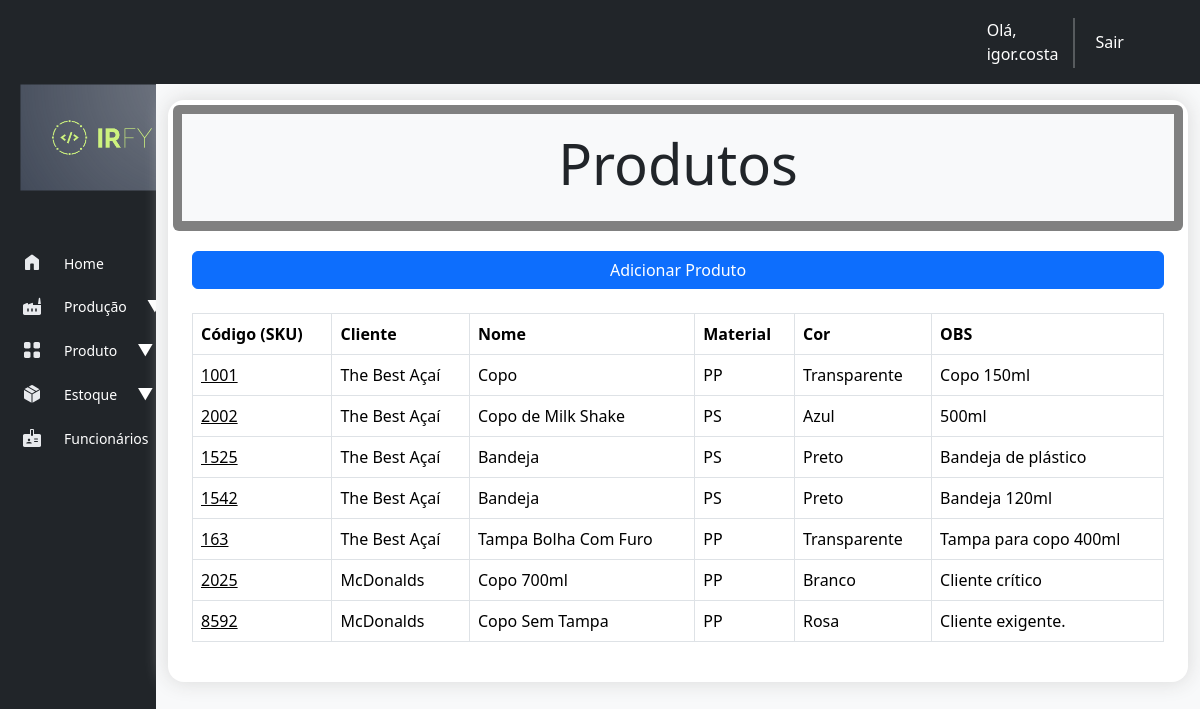
Page /cadastro/list_produtos/ (signed in) on the committed database.
### cadastro/models.py (models this page shows, shortened)
class Produto(models.Model):
    cliente = models.ForeignKey(Cliente, on_delete=models.CASCADE)
    nome = models.CharField(max_length=255)
    codigo = models.CharField(max_length=50, unique=True)
    descricao = models.TextField(blank=True, null=True)
    material = models.CharField(max_length=100, null=True)
    peso = models.DecimalField(max_digits=10, decimal_places=2)
    volume = models.DecimalField(max_digits=10, decimal_places=2)
    cor = models.CharField(max_length=50, null=True)

class Cliente(models.Model):
    TIPOS_CLIENTE = [
        ('pf', 'Pessoa Física'),
        ('pj', 'Pessoa Jurídica'),
    ]
    nome_cliente = models.CharField(max_length=255)
    tipo_cliente = models.CharField(max_length=2, choices=TIPOS_CLIENTE, default='pf')
    cpf_cnpj = models.CharField(max_length=18, unique=True)
    email = models.EmailField(max_length=254)
    telefone = models.CharField(max_length=20, blank=True, null=True)
    endereco = models.TextField()
    data_cadastro = models.DateTimeField(auto_now_add=True)
    def __str__(self):
        return self.nome_cliente

### cadastro/views.py (the view)
# urls.py: path('list_produtos/', views.list_produtos, name='list_produtos'),
@login_required
def list_produtos(request):
    list_produtos = Produto.objects.all()
    context = {'list_produtos': list_produtos}
    return render(request, 'produto/list_produtos.html', context)

### cadastro/templates/produto/list_produtos.html (shortened to what this page needs)
{% extends "base.html" %}
{% block header %}
    <div class="py-3 bg-light text-center">
        <h2 class="display-4">Produtos</h2>
    </div>
{% endblock header %}
{% block content %}
{% block buttons %}
  <div class="d-grid gap-2" style="margin-top: 10px;">
      <a class="btn btn-primary" href="{% url 'novo_produto'%}" role="button">Adicionar Produto</a>
  </div>
{% endblock buttons %}
    <table class="table table-hover table-bordered">
        <thead>
          <tr>
            <th scope="col">Código (SKU)</th>
            <th scope="col">Cliente</th>
            <th scope="col">Nome</th>
            <th scope="col">Material</th>
            <th scope="col">Cor</th>
            <th scope="col">OBS</th>
          </tr>
        </thead>
        <tbody class="table table-hover">
        {% for produto in list_produtos %}
          <tr>
            <td><a class="p-0" href="{% url 'produto' produto.id  %}">{{ produto.codigo }}</a></td>
            <td>{{ produto.cliente }}</td>
            <td>{{ produto.nome }}</td>
            <td>{{ produto.material }}</td>
            <td>{{ produto.cor }}</td>
            <td>{{ produto.descricao }}</td>
          </tr>
        {% empty %}
          Não produtos cadastrados
        {% endfor %}
        </tbody>
      </table>
{% endblock content %}

### templates/base.html (shortened to what this page needs)
{% load django_bootstrap5 %}
<!DOCTYPE html>
<html lang="pt-br">
<head>
  {% bootstrap_css %}
  {% load static %}
  <link rel="stylesheet" href="{% static 'style/base.css' %}">
</head>
<body>
  <nav class="navbar navbar-expand-lg bg-dark">
    <div class="container-fluid">
      <div class="d-flex">
        {% if user.is_authenticated %}
          <p class="nav-link text-white mb-0" aria-current="page" style="margin-right: -3%;">Olá, {{ user.username }}</p>
          <div class="vr text-light" style=" margin-top: 10px; width: 7px; height: 50px;"></div>
          <a class="nav-link active" aria-current="page" href="{% url 'logout' %}">Sair</a>
        {% endif %}
      </div>
    </div>
  </nav>
  <div class="container-fluid">
    <div class="row flex-nowrap">
      <div class="col-auto col-md-1 col-xl-1 bg-dark backSidebar">
        <div class="d-flex flex-column align-items-start min-vh-100">
          <div class="sidebar">
            <img class="logo-irfy rounded img-fluid" src="{% static 'core/logo-irfy2.png' %}">
            <nav class="nav flex-column">
              <a class="nav-link" href="{% url 'index' %}">
                <span class="spanIcon"><img class="sideIcon" src="{% static 'icons/home.svg' %}"></span>
                <span class="description">Home</span>
              </a>
              <a class="nav-link" href="#" data-bs-toggle="collapse" data-bs-target="#submenuProducao"
                aria-expanded="false" aria-controls="submenuProducao">
                <span class="spanIcon"><img class="sideIcon" src="{% static 'icons/factory.svg' %}"></span>
                <span class="description">Produção</span>
                <span class="arrow">▼</span>
              </a>
              <a class="nav-link" href="#" data-bs-toggle="collapse" data-bs-target="#submenuProduto"
                aria-expanded="false" aria-controls="submenuProduto">
                <span class="spanIcon"><img class="sideIcon" src="{% static 'icons/product.svg' %}"></span>
                <span class="description">Produto</span>
                <span class="arrow">▼</span>
              </a>
              <a class="nav-link" href="#" data-bs-toggle="collapse" data-bs-target="#submenuEstoque"
                aria-expanded="false" aria-controls="submenuEstoque">
                <span class="spanIcon"><img class="sideIcon" src="{% static 'icons/package.svg' %}"></span>
                <span class="description">Estoque</span>
                <span class="arrow">▼</span>
              </a>
              <a class="nav-link" href="#" data-bs-toggle="collapse" data-bs-target="#submenuFuncionarios"
                aria-expanded="false" aria-controls="submenuFuncionarios">
                <span class="spanIcon"><img class="sideIcon" src="{% static 'icons/employees.svg' %}"></span>
                <span class="description">Funcionários</span>
                <span class="arrow">▼</span>
              </a>
            </nav>
          </div>
        </div>
      </div>
      <div class="col py-3 bg-light">
        <div class="container bg-white rounded-4 p-4 " style="box-shadow: 0px 0px 20px 1px #dbdbdb;">
          <div class="card card-header-actions" style="margin: -2%; margin-bottom: 2%; height: 10%; background-color: gray; border: none; padding: 1%;">{% block header %}{% endblock header %}</div>
          <div>{% block content %} {% endblock content %}</div>
        </div>
      </div>
    </div>
  </div>
</body>
</html>

### static/style/base.css (style rules this page uses)
.backSidebar { width: 13%; padding: 0%; }
.nav-link { width: 100%; display: flex; align-items: center; gap: 20px; padding: 10px 20px; color: white; }
.description { font-size: 14px; }
.logo-irfy { width: 100%; padding: 10%; margin-bottom: 15%; margin-top: -10%; }
.sideIcon { padding: 0; margin: 0; }
.spanIcon { margin-top: -2%; }

### rows in the picture
Produto: codigo "1001", cliente "The Best Açaí", nome "Copo", material "PP", cor "Transparente", descricao "Copo 150ml"
Produto: codigo "2002", cliente "The Best Açaí", nome "Copo de Milk Shake", material "PS", cor "Azul", descricao "500ml"
Produto: codigo "1525", cliente "The Best Açaí", nome "Bandeja", material "PS", cor "Preto", descricao "Bandeja de plástico"
Produto: codigo "1542", cliente "The Best Açaí", nome "Bandeja", material "PS", cor "Preto", descricao "Bandeja 120ml"
Produto: codigo "163", cliente "The Best Açaí", nome "Tampa Bolha Com Furo", material "PP", cor "Transparente", descricao "Tampa para copo 400ml"
Produto: codigo "2025", cliente "McDonalds", nome "Copo 700ml", material "PP", cor "Branco", descricao "Cliente crítico"
Produto: codigo "8592", cliente "McDonalds", nome "Copo Sem Tampa", material "PP", cor "Rosa", descricao "Cliente exigente."

### other values in the picture
{{ user.username }} "igor.costa"
